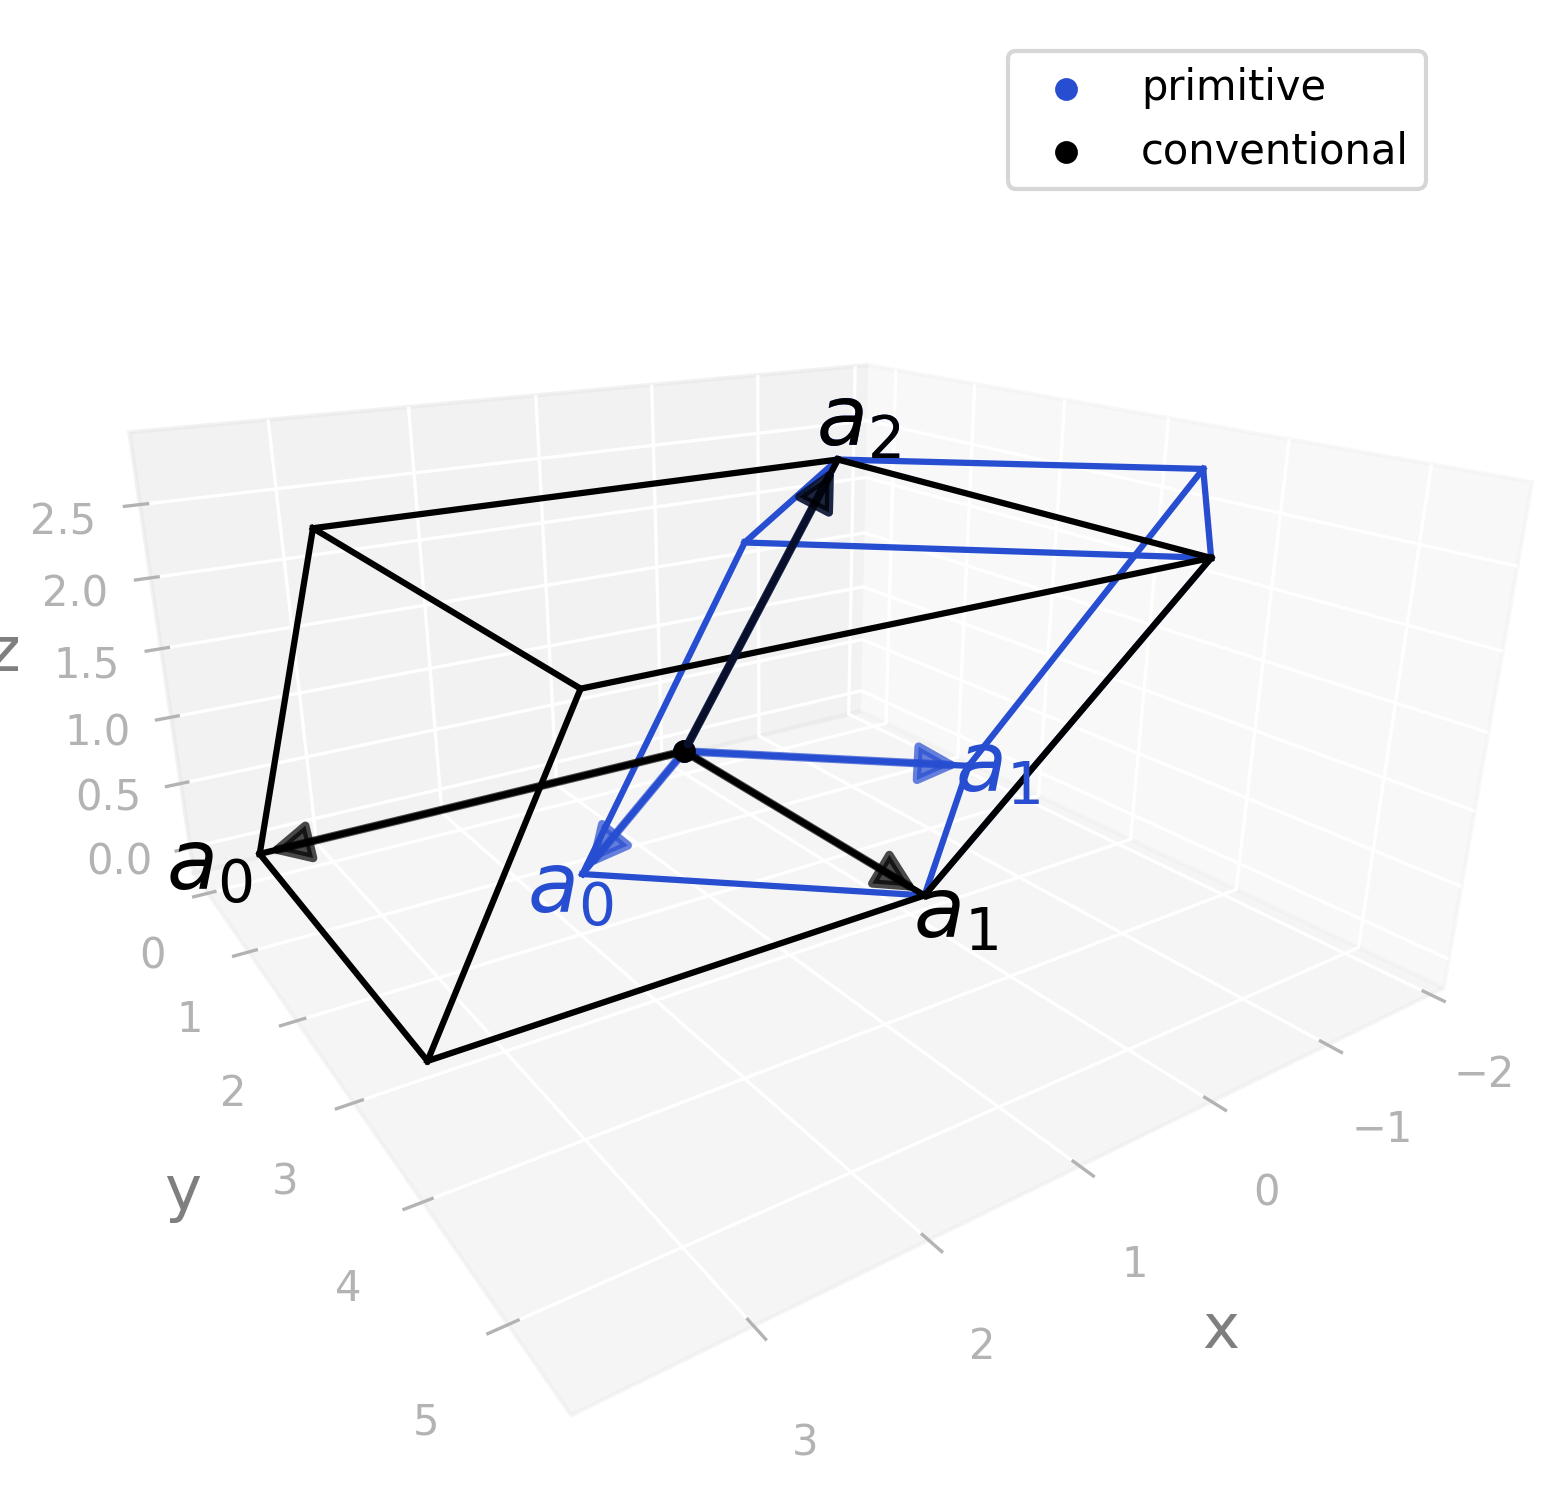

Reproduce this figure in Python.
import radtools as rad

l = rad.lattice_example("MCLC5")
backend = rad.MatplotlibBackend()
backend.plot(l, kind="primitive", label="primitive")
backend.legend()
backend.plot(l, kind="conventional", label="conventional", color="black")
backend.legend()
# Save an image:
backend.save("mclc5_real.png", elev=20, azim=56, dpi=300, bbox_inches="tight")
# Interactive plot:
backend.show(elev=20, azim=56)
